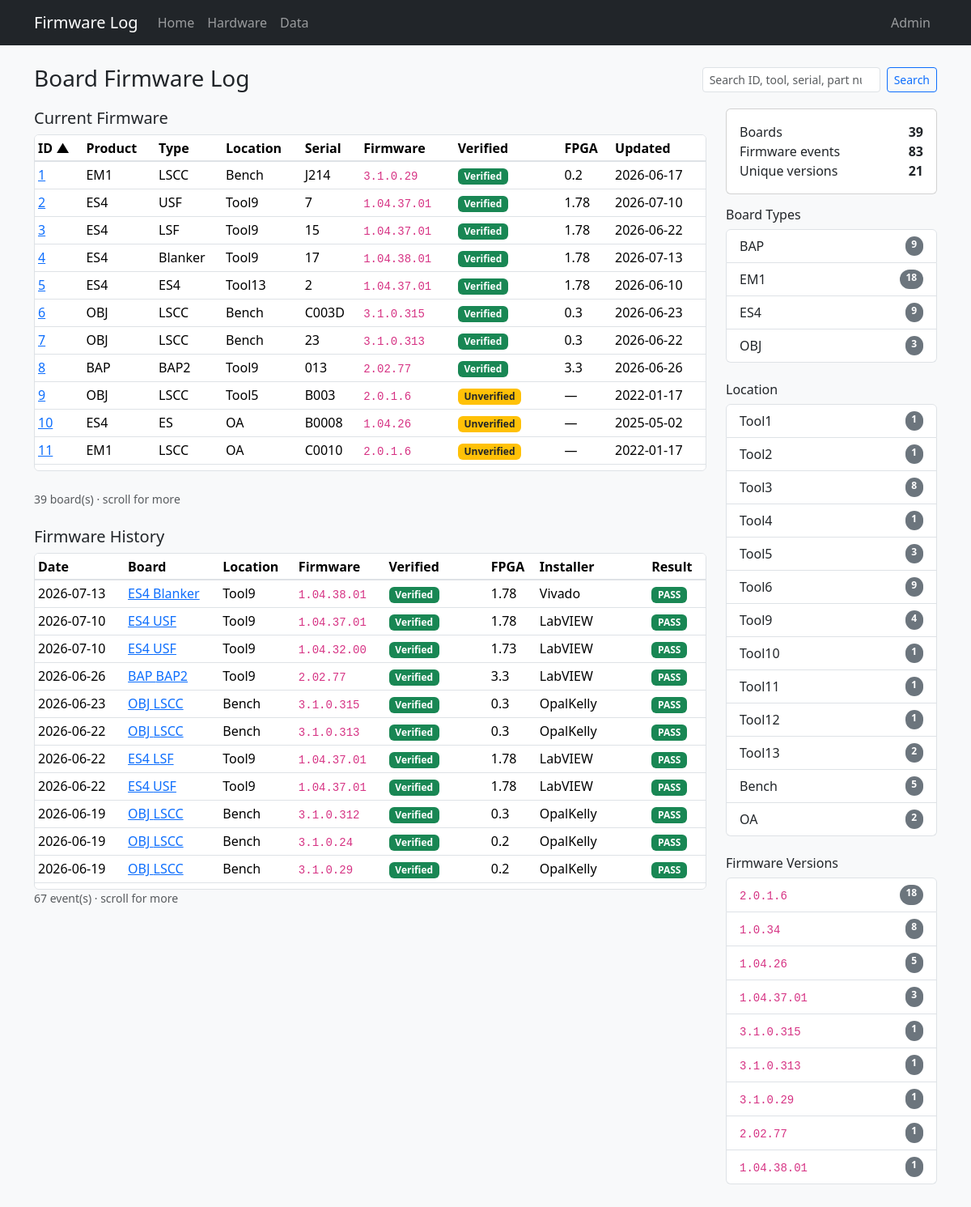
The page / on the database its author committed.
### tables this page shows
CREATE TABLE "boards" (
                board_id      INTEGER PRIMARY KEY,
                tool          TEXT,
                board_slot    TEXT,
                manufacturer  TEXT NOT NULL DEFAULT 'PDF Solutions Inc.',
                board_name    TEXT NOT NULL,
                serial        TEXT NOT NULL,
                part_number   TEXT,
                revision      TEXT,
                file_id       TEXT,
                product_name  TEXT NOT NULL,
                ddr_fbga      TEXT
            , inventory_serial TEXT, status TEXT, role TEXT, comment TEXT, open_item TEXT, po TEXT, modified_by TEXT, source_updated_at TEXT, data_source TEXT, dc_status TEXT, ac_status TEXT, gcal_status TEXT, adc_status TEXT, eeprom_status TEXT);

CREATE TABLE "firmware_history" (
                event_id    INTEGER PRIMARY KEY AUTOINCREMENT,
                board_id    INTEGER NOT NULL REFERENCES boards (board_id),
                event_date  TEXT NOT NULL,
                event_time  TEXT,
                fpga        TEXT,
                firmware    TEXT NOT NULL,
                installer   TEXT,
                result      TEXT
            );

### app.py (the view)
@app.route("/")
def index():
    product = request.args.get("product")
    firmware = request.args.get("firmware")
    tool = request.args.get("tool")
    search = request.args.get("q", "").strip()
    sort = request.args.get("sort", "board_id")
    order = request.args.get("order", "asc")
    return render_template(
        "index.html",
        boards=db.list_boards(
            product_name=product,
            firmware=firmware,
            tool=tool,
            search=search,
            sort=sort,
            order=order,
        ),
        history=db.list_history(
            product_name=product,
            firmware=firmware,
            tool=tool,
            search=search,
        ),
        stats=db.dashboard_stats(),
        fw_stats=db.firmware_stats(),
        tool_stats=db.tool_stats(),
        products=db.board_products(),
        available_firmware=db.firmware_for_product(product) if product else set(),
        available_products=db.products_for_firmware(firmware) if firmware else set(),
        available_tools=(
            db.tools_for_product(product) if product
            else db.tools_for_firmware(firmware) if firmware
            else set()
        ),
        available_products_for_tool=db.products_for_tool(tool) if tool else set(),
        available_firmware_for_tool=db.firmware_for_tool(tool) if tool else set(),
        product_filter=product,
        firmware_filter=firmware,
        tool_filter=tool,
        search=search,
        sort=sort,
        order=order,
    )

### templates/index.html (shortened to what this page needs)
{% extends "base.html" %}
{% from "macros.html" import sort_link, result_badge, verified_badge %}
{% block content %}
<div class="d-flex flex-wrap justify-content-between align-items-center gap-2 mb-3">
  <div>
    <h1 class="h3 mb-1">Board Firmware Log</h1>
  </div>
  <form id="search-form" action="{{ url_for('index') }}" method="get" class="d-flex gap-2">
    <input type="search" id="board-search" name="q" value="{{ search }}" class="form-control form-control-sm" placeholder="Search ID, tool, serial, part number…">
    <button class="btn btn-sm btn-outline-primary" type="submit">Search</button>
  </form>
</div>
<div class="row g-4">
  <div class="col-lg-9">
    <h2 class="h5">Current Firmware</h2>
    <div class="table-scroll-panel mb-4">
      <table class="table table-sm table-hover align-middle mb-0">
        <thead>
          <tr>
            <th>{{ sort_link('ID', 'board_id', sort, order, product_filter, firmware_filter, tool_filter, search) }}</th>
            <th>{{ sort_link('Product', 'product_name', sort, order, product_filter, firmware_filter, tool_filter, search) }}</th>
            <th>{{ sort_link('Type', 'board_name', sort, order, product_filter, firmware_filter, tool_filter, search) }}</th>
            <th>{{ sort_link('Location', 'tool', sort, order, product_filter, firmware_filter, tool_filter, search) }}</th>
            <th>{{ sort_link('Serial', 'serial', sort, order, product_filter, firmware_filter, tool_filter, search) }}</th>
            <th class="col-firmware">{{ sort_link('Firmware', 'firmware', sort, order, product_filter, firmware_filter, tool_filter, search) }}</th>
            <th class="col-verified">Verified</th>
            <th>FPGA</th>
            <th>{{ sort_link('Updated', 'event_date', sort, order, product_filter, firmware_filter, tool_filter, search) }}</th>
          </tr>
        </thead>
        <tbody>
          {% for b in boards %}
          <tr>
            <td><a href="{{ url_for('board_detail', board_id=b.board_id) }}">{{ b.board_id }}</a></td>
            <td>{{ b.product_name }}</td>
            <td>{{ b.board_name }}</td>
            <td>{{ b.tool or '—' }}</td>
            <td>{{ b.serial }}</td>
            <td class="col-firmware">{% if b.current_firmware %}<code>{{ b.current_firmware }}</code>{% else %}<span class="text-muted">—</span>{% endif %}</td>
            <td class="col-verified">{{ verified_badge(b.firmware_verified) }}</td>
            <td>{{ b.current_fpga or '—' }}</td>
            <td>{{ b.last_update or '—' }}</td>
          </tr>
          {% else %}
          <tr><td colspan="9" class="text-muted">No boards match your filters.</td></tr>
          {% endfor %}
        </tbody>
      </table>
    </div>
    <p class="text-muted small">{{ boards|length }} board(s){% if boards|length > 12 %} · scroll for more{% endif %}</p>
    <h2 class="h5 mt-4">Firmware History</h2>
    <div class="table-scroll-panel">
      <table class="table table-sm table-hover align-middle mb-0">
        <thead>
          <tr>
            <th>Date</th>
            <th>Board</th>
            <th>Location</th>
            <th class="col-firmware">Firmware</th>
            <th class="col-verified">Verified</th>
            <th>FPGA</th>
            <th>Installer</th>
            <th>Result</th>
          </tr>
        </thead>
        <tbody>
          {% for row in history %}
          <tr>
            <td>{{ row.event_date }}</td>
            <td>
              <a href="{{ url_for('board_detail', board_id=row.board_id) }}">
                {{ row.product_name }} {{ row.board_name }}
              </a>
            </td>
            <td>{{ row.tool or '—' }}</td>
            <td class="col-firmware"><code>{{ row.firmware }}</code></td>
            <td class="col-verified">{{ verified_badge(row.firmware_verified) }}</td>
            <td>{{ row.fpga or '—' }}</td>
            <td>{{ row.installer or '—' }}</td>
            <td>{{ result_badge(row.result) }}</td>
          </tr>
          {% else %}
          <tr><td colspan="8" class="text-muted">No firmware history matches your filters.</td></tr>
          {% endfor %}
        </tbody>
      </table>
    </div>
    <p class="text-muted small">{{ history|length }} event(s){% if history|length > 10 %} · scroll for more{% endif %}</p>
  </div>
  <div class="col-lg-3">
    <div class="card mb-3">
      <div class="card-body">
        <div class="d-flex justify-content-between"><span>Boards</span><strong>{{ stats.board_count }}</strong></div>
        <div class="d-flex justify-content-between"><span>Firmware events</span><strong>{{ stats.history_count }}</strong></div>
        <div class="d-flex justify-content-between"><span>Unique versions</span><strong>{{ stats.firmware_versions }}</strong></div>
      </div>
    </div>
    <h2 class="h6">Board Types</h2>
    <div class="list-group mb-4">
      {% for p in products %}
      {% if (firmware_filter and p.product_name not in available_products and product_filter != p.product_name) or (tool_filter and p.product_name not in available_products_for_tool and product_filter != p.product_name) %}
      <span class="list-group-item d-flex justify-content-between py-2 filter-disabled" aria-disabled="true">
        <span>{{ p.product_name }}</span>
        <span class="badge text-bg-secondary rounded-pill">{{ p.board_count }}</span>
      </span>
      {% elif product_filter == p.product_name %}
      <a class="list-group-item list-group-item-action d-flex justify-content-between py-2 active"
         href="{{ url_for('index', firmware=firmware_filter, tool=tool_filter, q=search) }}">
        <span>{{ p.product_name }}</span>
        <span class="badge text-bg-light rounded-pill">{{ p.board_count }}</span>
      </a>
      {% else %}
      <a class="list-group-item list-group-item-action d-flex justify-content-between py-2"
         href="{{ url_for('index', product=p.product_name, firmware=firmware_filter, tool=tool_filter, q=search) }}">
        <span>{{ p.product_name }}</span>
        <span class="badge text-bg-secondary rounded-pill">{{ p.board_count }}</span>
      </a>
      {% endif %}
      {% endfor %}
    </div>
    <h2 class="h6">Location</h2>
    <div class="list-group mb-4">
      {% for row in tool_stats %}
      {% if (product_filter and row.tool not in available_tools and tool_filter != row.tool) or (firmware_filter and row.tool not in available_tools and tool_filter != row.tool) %}
      <span class="list-group-item d-flex justify-content-between py-2 filter-disabled" aria-disabled="true">
        <span>{{ row.tool }}</span>
        <span class="badge text-bg-secondary rounded-pill">{{ row.board_count }}</span>
      </span>
      {% elif tool_filter == row.tool %}
      <a class="list-group-item list-group-item-action d-flex justify-content-between py-2 active"
         href="{{ url_for('index', product=product_filter, firmware=firmware_filter, q=search) }}">
        <span>{{ row.tool }}</span>
        <span class="badge text-bg-light rounded-pill">{{ row.board_count }}</span>
      </a>
      {% else %}
      <a class="list-group-item list-group-item-action d-flex justify-content-between py-2"
         href="{{ url_for('index', product=product_filter, firmware=firmware_filter, tool=row.tool, q=search) }}">
        <span>{{ row.tool }}</span>
        <span class="badge text-bg-secondary rounded-pill">{{ row.board_count }}</span>
      </a>
      {% endif %}
      {% endfor %}
    </div>
    <h2 class="h6">Firmware Versions</h2>
    <div class="list-group">
      {% for row in fw_stats %}
      {% if (product_filter and row.firmware not in available_firmware and firmware_filter != row.firmware) or (tool_filter and row.firmware not in available_firmware_for_tool and firmware_filter != row.firmware) %}
      <span class="list-group-item d-flex justify-content-between py-2 filter-disabled" aria-disabled="true">
        <span><code class="small">{{ row.firmware }}</code></span>
        <span class="badge text-bg-secondary rounded-pill">{{ row.board_count }}</span>
      </span>
      {% else %}
      <a class="list-group-item list-group-item-action d-flex justify-content-between py-2"
         href="{{ url_for('index', firmware=row.firmware, product=product_filter, tool=tool_filter, q=search) }}">
        <span><code class="small">{{ row.firmware }}</code></span>
        <span class="badge text-bg-secondary rounded-pill">{{ row.board_count }}</span>
      </a>
      {% endif %}
      {% else %}
      <div class="list-group-item text-muted py-2">No data.</div>
      {% endfor %}
    </div>
  </div>
</div>
{% endblock %}

### templates/base.html (shortened to what this page needs)
<!DOCTYPE html>
<html lang="en">
<head>
  <link href="https://cdn.jsdelivr.net/npm/bootstrap@5.3.3/dist/css/bootstrap.min.css" rel="stylesheet">
  <link href="{{ url_for('static', filename='style.css') }}" rel="stylesheet">
</head>
<body>
  <nav class="navbar navbar-expand-lg navbar-dark bg-dark mb-4">
    <div class="container">
      <a class="navbar-brand" href="{{ url_for('index') }}">Firmware Log</a>
      <div class="collapse navbar-collapse" id="nav">
        <ul class="navbar-nav me-auto">
          <li class="nav-item"><a class="nav-link" href="{{ url_for('index') }}">Home</a></li>
          <li class="nav-item"><a class="nav-link" href="/hardware">Hardware</a></li>
          <li class="nav-item"><a class="nav-link" href="{{ url_for('data') }}">Data</a></li>
        </ul>
        <ul class="navbar-nav">
          {% if session.get('admin') %}
          <li class="nav-item"><a class="nav-link" href="{{ url_for('admin_index') }}">Admin</a></li>
          <li class="nav-item"><a class="nav-link" href="{{ url_for('admin_sql') }}">SQL</a></li>
          <li class="nav-item"><a class="nav-link" href="{{ url_for('admin_deleted') }}">Deleted Records</a></li>
          <li class="nav-item"><a class="nav-link" href="{{ url_for('admin_logout') }}">Logout</a></li>
          {% else %}
          <li class="nav-item"><a class="nav-link" href="{{ url_for('admin_login') }}">Admin</a></li>
          {% endif %}
        </ul>
      </div>
    </div>
  </nav>
  <main class="container pb-5">
    {% block content %}{% endblock %}
  </main>
</body>
</html>

### templates/macros.html (shortened to what this page needs)
{% macro result_badge(result) -%}
  {% if result %}
    {% set r = result|upper %}
    {% if r == 'PASS' %}
      <span class="badge text-bg-success">PASS</span>
    {% elif r == 'FAIL' %}
      <span class="badge text-bg-danger">FAIL</span>
    {% else %}
      <span class="badge text-bg-secondary">{{ result }}</span>
    {% endif %}
  {% else %}
    <span class="text-muted">—</span>
  {% endif %}
{%- endmacro %}
{% macro sort_link(label, column, sort, order, product=None, firmware=None, tool=None, q=None) -%}
  {% set new_order = 'desc' if sort == column and order == 'asc' else 'asc' %}
  <a href="{{ url_for('index', sort=column, order=new_order, product=product, firmware=firmware, tool=tool, q=q) }}" class="text-decoration-none text-reset">
    {{ label }}{% if sort == column %} {% if order == 'asc' %}▲{% else %}▼{% endif %}{% endif %}
  </a>
{%- endmacro %}
{% macro verified_badge(status) -%}
  {% if status == 'verified' %}
    <span class="badge text-bg-success">Verified</span>
  {% elif status == 'unverified' %}
    <span class="badge text-bg-warning text-dark">Unverified</span>
  {% else %}
    <span class="text-muted">—</span>
  {% endif %}
{%- endmacro %}

### rows shown on the page
boards: board_id "1", product_name "EM1", board_name "LSCC", tool "Bench", serial "J214", current_firmware "3.1.0.29", current_fpga "0.2", last_update "2026-06-17"
boards: board_id "2", product_name "ES4", board_name "USF", tool "Tool9", serial "7", current_firmware "1.04.37.01", current_fpga "1.78", last_update "2026-07-10"
boards: board_id "3", product_name "ES4", board_name "LSF", tool "Tool9", serial "15", current_firmware "1.04.37.01", current_fpga "1.78", last_update "2026-06-22"
firmware_history: board_id "4", product_name "ES4", board_name "Blanker", tool "Tool9", serial "17", current_firmware "1.04.38.01", fpga "1.78", event_date "2026-07-13", firmware "1.04.38.01", installer "Vivado", result "PASS"
boards: board_id "5", product_name "ES4", board_name "ES4", tool "Tool13", serial "2", current_firmware "1.04.37.01", current_fpga "1.78", last_update "2026-06-10", board_count "2", tool "Bench", board_count "5"
firmware_history: board_id "6", product_name "OBJ", board_name "LSCC", tool "Bench", serial "C003D", current_firmware "3.1.0.315", fpga "0.3", event_date "2026-06-23", firmware "3.1.0.315", installer "OpalKelly", result "PASS"
firmware_history: board_id "7", product_name "OBJ", board_name "LSCC", tool "Bench", serial "23", current_firmware "3.1.0.313", fpga "0.3", event_date "2026-06-22", firmware "3.1.0.313", installer "OpalKelly", result "PASS"
firmware_history: board_id "8", product_name "BAP", board_name "BAP2", tool "Tool9", serial "013", current_firmware "2.02.77", fpga "3.3", event_date "2026-06-26", firmware "2.02.77", installer "LabVIEW", result "PASS"
boards: board_id "9", product_name "OBJ", board_name "LSCC", tool "Tool5", serial "B003", current_firmware "2.0.1.6", shows "Unverified", current_fpga "—", last_update "2022-01-17"
boards: board_id "10", product_name "ES4", board_name "ES", tool "OA", serial "B0008", current_firmware "1.04.26", shows "Unverified", current_fpga "—", last_update "2025-05-02"
boards: board_id "11", product_name "EM1", board_name "LSCC", tool "OA", serial "C0010", current_firmware "2.0.1.6", shows "Unverified", current_fpga "—", last_update "2022-01-17"
firmware_history: event_date "2026-07-10", product_name "ES4", board_name "USF", tool "Tool9", firmware "1.04.37.01", fpga "1.78", installer "LabVIEW", result "PASS"
firmware_history: event_date "2026-07-10", product_name "ES4", board_name "USF", tool "Tool9", firmware "1.04.32.00", fpga "1.73", installer "LabVIEW", result "PASS"
firmware_history: event_date "2026-06-22", product_name "ES4", board_name "LSF", tool "Tool9", firmware "1.04.37.01", fpga "1.78", installer "LabVIEW", result "PASS"
firmware_history: event_date "2026-06-22", product_name "ES4", board_name "USF", tool "Tool9", firmware "1.04.37.01", fpga "1.78", installer "LabVIEW", result "PASS"
firmware_history: event_date "2026-06-19", product_name "OBJ", board_name "LSCC", tool "Bench", firmware "3.1.0.312", fpga "0.3", installer "OpalKelly", result "PASS"
firmware_history: event_date "2026-06-19", product_name "OBJ", board_name "LSCC", tool "Bench", firmware "3.1.0.24", fpga "0.2", installer "OpalKelly", result "PASS"
firmware_history: event_date "2026-06-19", product_name "OBJ", board_name "LSCC", tool "Bench", firmware "3.1.0.29", fpga "0.2", installer "OpalKelly", result "PASS"
boards: product_name "EM1", board_count "18"

### other values the page prints
{{ label }} "ID Product Type Location Serial Firmware Updated"
{{ boards|length }} "39"
{{ history|length }} "67"
{{ stats.board_count }} "39"
{{ stats.history_count }} "83"
{{ stats.firmware_versions }} "21"
{{ p.product_name }} "BAP" "ES4" "OBJ"
{{ p.board_count }} "9" "9" "3"
{{ row.tool }} "Tool1" "Tool2" "Tool3" "Tool4" "Tool5" "Tool6" "Tool9" "Tool10" "Tool11" "Tool12" "OA"
{{ row.board_count }} "1" "1" "8" "1" "3" "9" "4" "1" "1" "1" "2"
{{ row.firmware }} "2.0.1.6" "1.0.34" "1.04.26" "1.04.37.01" "3.1.0.315" "3.1.0.313" "3.1.0.29" "2.02.77" "1.04.38.01"
{{ row.board_count }} "18" "8" "5" "3" "1" "1" "1" "1" "1"
